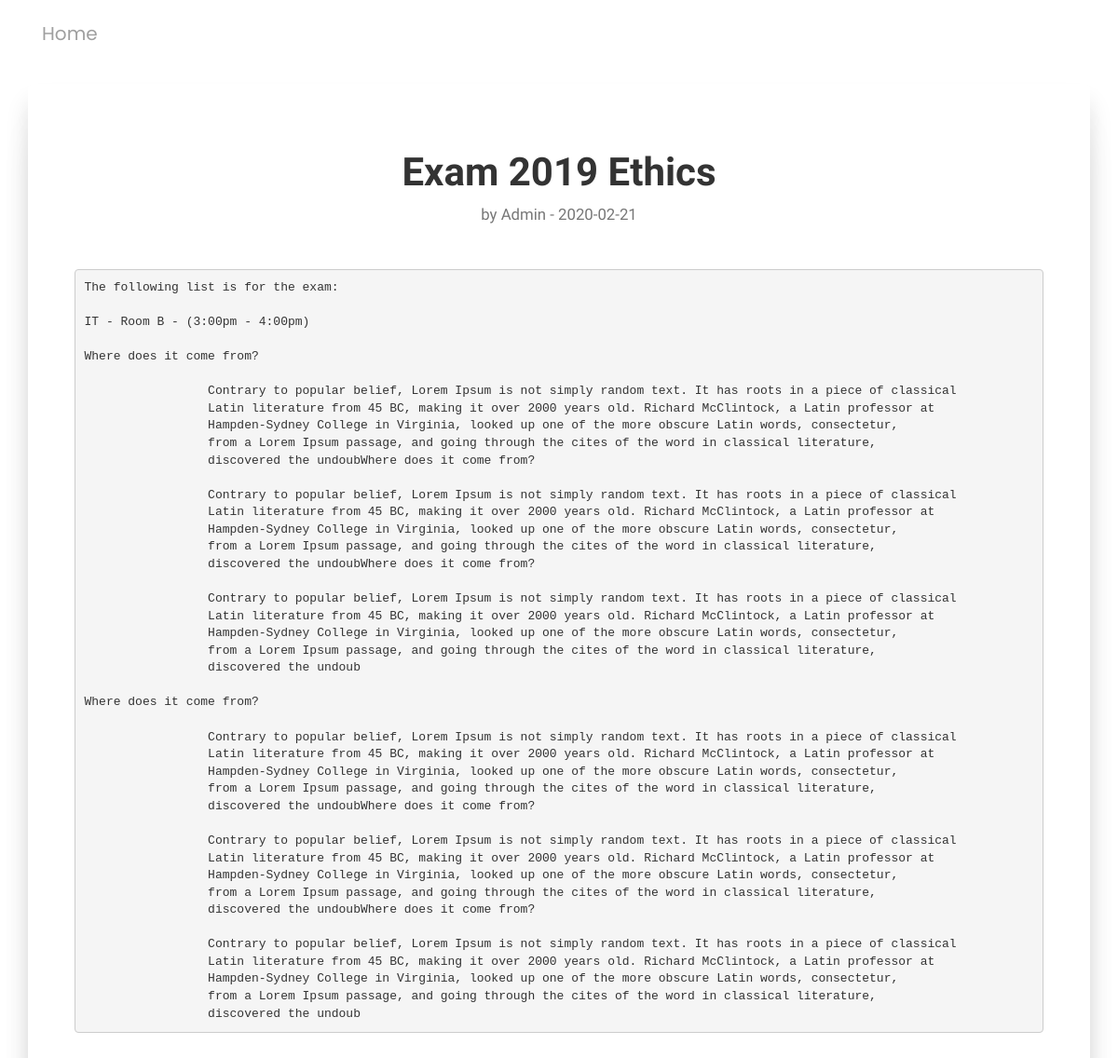
/content.php?content=20, run on the app's committed database.
### tables this page shows
CREATE TABLE `content` (
  `contentId` int(255) NOT NULL,
  `author` varchar(255) NOT NULL,
  `title` varchar(244) NOT NULL,
  `content` text DEFAULT NULL,
  `date` datetime NOT NULL DEFAULT current_timestamp()
);

### assets/includes/content_page.php (the view, shortened to what this page needs)
<?php
$contentId = $_GET["content"];
   $sql = "SELECT * FROM content WHERE contentId='$contentId'";
   $result = mysqli_query($conn, $sql);
   if (mysqli_num_rows($result) > 0) {
       while ($row = mysqli_fetch_assoc($result)) {
           $author = $row["author"];
           $title = $row["title"];
           $content = $row["content"];
           $date = $row["date"];
           $fdate = substr($date,0,10);
           echo '
           <div class="container">
                <div class="card card-content" style="width: 100%">
                    <div class="card-body">
                        <center><h1 class="card-title ">'.$title.'</h1> </center>
                        <center><h5 class="card-subtitle mb-2 text-muted card-content-title">by '.$author.' - '.$fdate.'</h5></center>
                        <p class="card-text">
                            <pre >'.$content.'</pre>
                        </p>
                        <!-- <a href="#" class="card-link">Card link</a>
                        <a href="#" class="card-link">Another link</a> -->
                    </div>
                </div>
            </div>
           ';
       }
   } else {
       echo 'No Result';
   }

### assets/css/style.css (style rules this page uses)
.card-content { padding: 50px 50px; }
.card-content-title { margin-bottom: 50px; }

### data on the page
content: title "Exam 2019 Ethics", author "Admin", date "2020-02-21", content "The following list is for the exam: IT - Room B - (3:00pm - 4:00pm) Where does it come from? Contrary to popular belief, Lorem Ipsum is not simply random text. It has roots in a piece of classical Latin literature from 45 BC, making it over 2000 years old. Richard McClintock, a Latin professor at Hampden-Sydney College in Virginia, looked up one of the more obscure Latin words, consectetur, from a Lorem Ipsum passage, and going through the cites of the word in classical literature, discovered the undoubWhere does it come from? Contrary to popular belief, Lorem Ipsum is not simply random text. It has roots in a piece of classical Latin literature from 45 BC, making it over 2000 years old.…"
